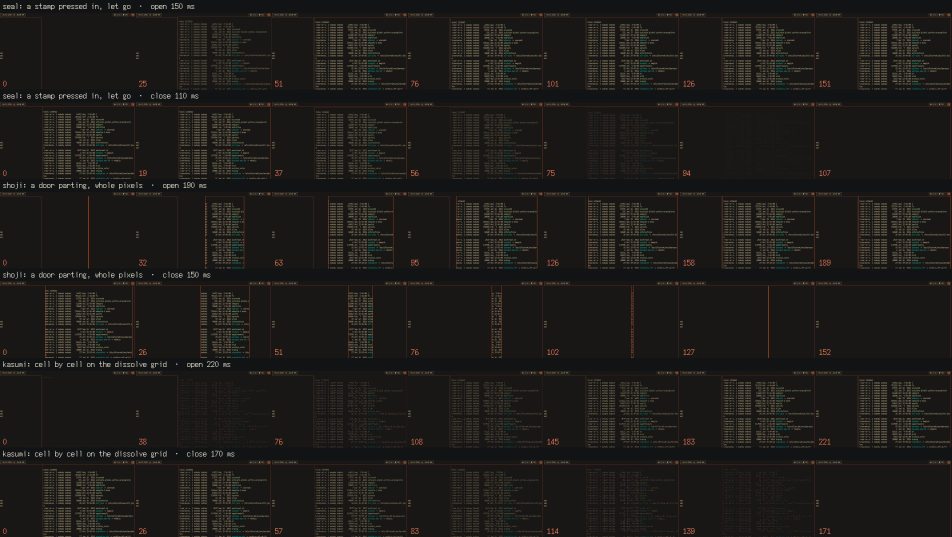
#> input picture img/a1-window.jpg, 1904 x 1074 px (shown at 1/2 size)
$ python -i menu-options.py   (imports and definitions only)
#> lines starting #> are read from the running program, lines starting #| are printed output that depends on the picture
#!/usr/bin/env python3
"""tools/menu-options.py — the sheet of Super+U and Super+R tightened (r28 f14): each window cropped at 1:1 from the kit's
shots, real foot (tools/menu-options.mock), today's from the real menus; dark and light side by side.

    python3 tools/menu-options.py SHOTS U.jpg R.jpg     (SHOTS/dark, SHOTS/light: system books u1 u2 r1 r2 .png)
"""
import os
import sys

from PIL import Image, ImageChops, ImageDraw, ImageFont

FONT = ImageFont.truetype("/usr/local/share/fonts/fedokawaii/SumiUI.ttf", 14)
SHEETS = ([("system", "Super+U now"), ("u1", "1 ichimai"), ("u2", "2 daifuku")],
          [("books", "Super+R now"), ("r1", "1 hon"), ("r2", "2 okuzuke")])
BACK = (32, 30, 27)
INK = (231, 207, 161)
GAP = 16


def crop(path):
    """The window: everything off the ground below the bar."""
#> called with path = '../img/a1-window.jpg'
    im = Image.open(path).convert("RGB")
#> im is the input picture: PIL image 1904x1074 RGB; mean R, G, B 29.9, 28.1, 25.4
    ground = Image.new("RGB", (1920, 1040), im.getpixel((960, 1070)))
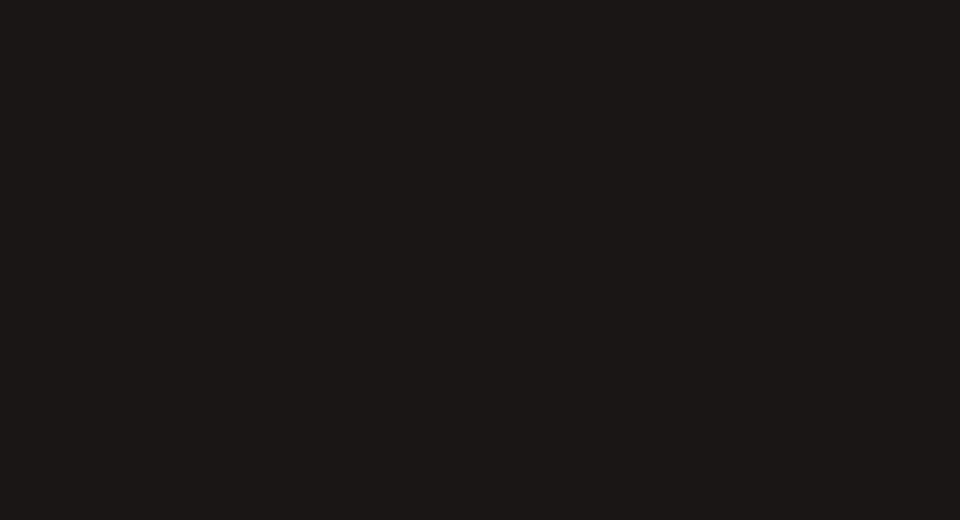
#> ground: PIL image 1920x1040 RGB (shown at 1/2 size); mean R, G, B 26, 22, 21
    x0, y0, x1, y1 = ImageChops.difference(im.crop((0, 40, 1920, 1080)), ground).getbbox()
#> x0 = 0; y0 = 0; x1 = 1920; y1 = 1040
    return im.crop((x0, y0 + 40, x1, y1 + 40))
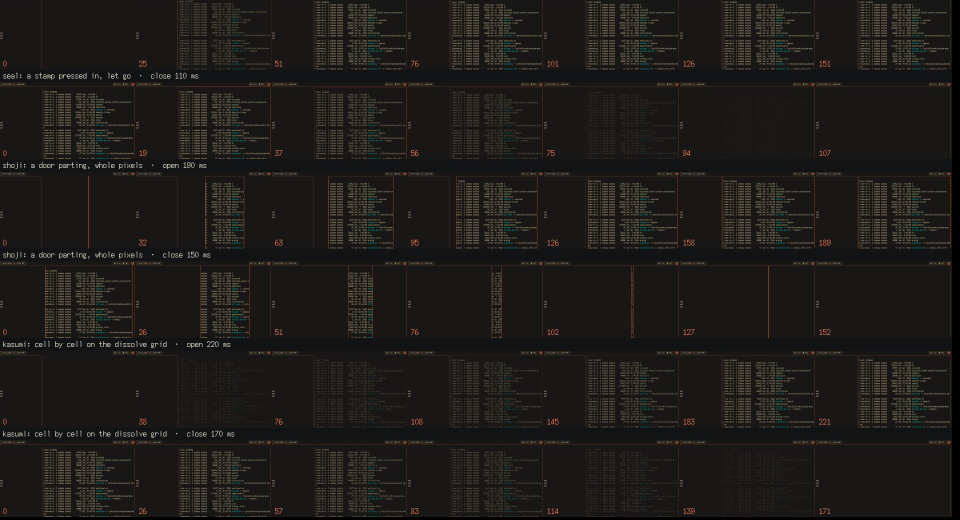
#> returned value: PIL image 1920x1040 RGB (shown at 1/2 size); mean R, G, B 29.7, 27.8, 25.1


def sheet_of(shots, rows, out):
    cells = {(m, n): crop(f"{shots}/{m}/{n}.png") for m in ("dark", "light") for n, _ in rows}
    for (m, n), im in cells.items():
        print(m, n, im.size)
    w = 2 * max(i.width for i in cells.values()) + 3 * GAP
    h = sum(cells[("dark", n)].height + 20 + GAP for n, _ in rows) + GAP
    sheet = Image.new("RGB", (w, h), BACK)
    d = ImageDraw.Draw(sheet)
    d.fontmode = "1"
    y, half = GAP, (w - GAP) // 2
    for n, label in rows:
        im = cells[("dark", n)]
        d.text((GAP, y), f"{label}   {im.width} x {im.height}", font=FONT, fill=INK)
        y += 20
        sheet.paste(im, (half - im.width, y))
        sheet.paste(cells[("light", n)], (half + GAP, y))
        y += im.height + GAP
    for q in range(88, 49, -2):                    # the page takes 300 KB
        sheet.save(out, quality=q, subsampling=0, optimize=True)
        if os.path.getsize(out) <= 300_000:
            break
    print(out, sheet.size, "q", q, os.path.getsize(out))


# [3 lines not run here, left out]

>>> result = crop('../img/a1-window.jpg')

$ run again, on img/c1-scroll.jpg
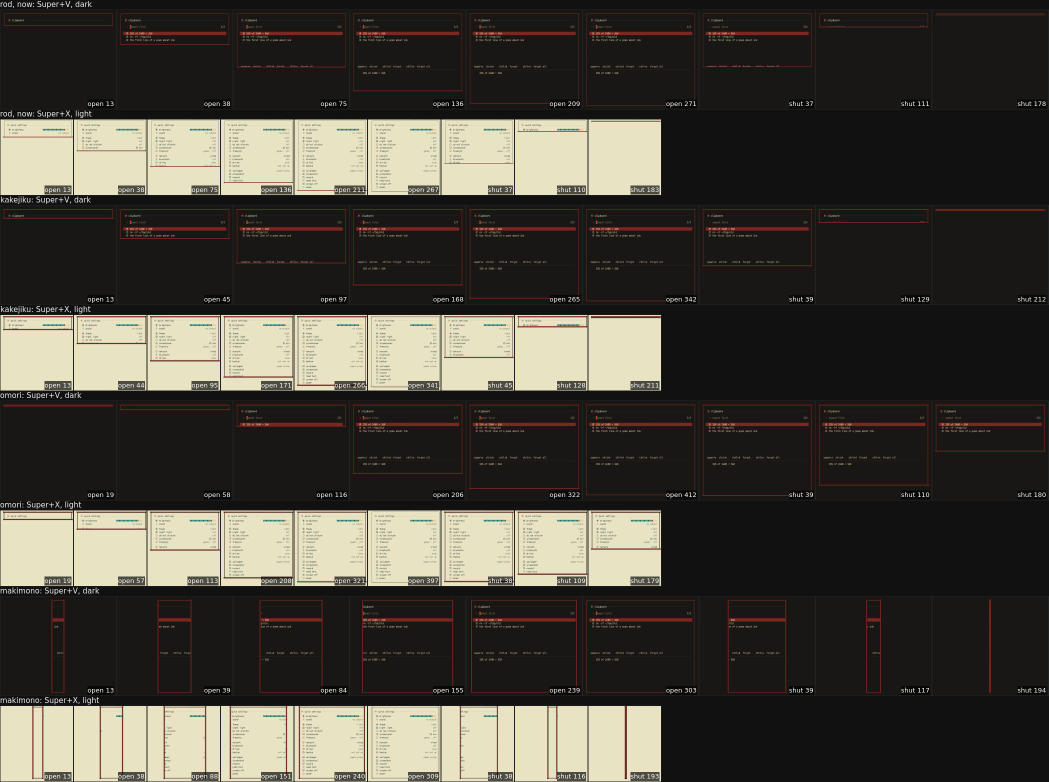
#> input picture img/c1-scroll.jpg, 2097 x 1564 px (shown at 1/2 size)
#> in crop, im is the input picture: PIL image 2097x1564 RGB; mean R, G, B 72.3, 68.7, 60.3
#> in crop, `ground = Image.new("RGB", (1920, 1040), im.getpixel((960, 1070)))`:
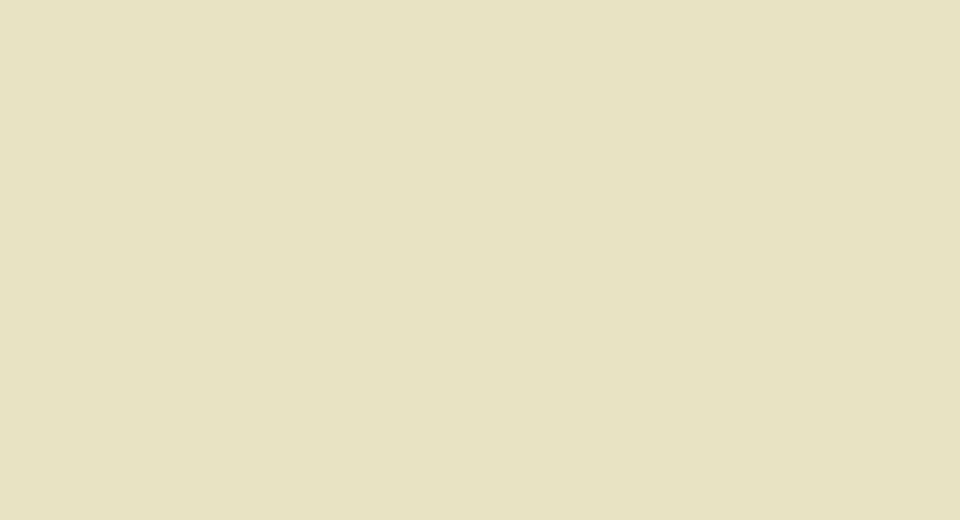
#> ground: PIL image 1920x1040 RGB (shown at 1/2 size); mean R, G, B 232, 227, 195
#> x0 = 0; x1 = 1920; y1 = 1040
#> in crop, `return im.crop((x0, y0 + 40, x1, y1 + 40))`:
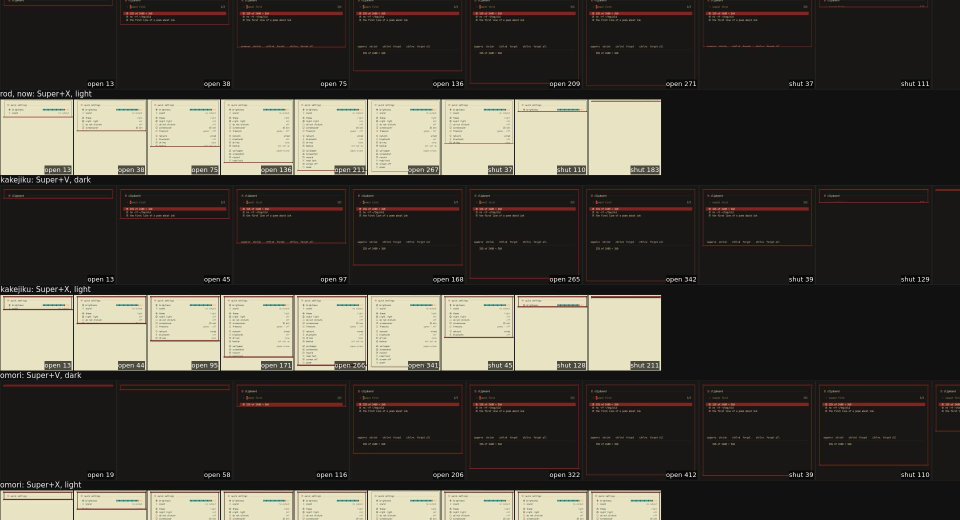
#> returned value: PIL image 1920x1040 RGB (shown at 1/2 size); mean R, G, B 72.3, 68.5, 60.1
